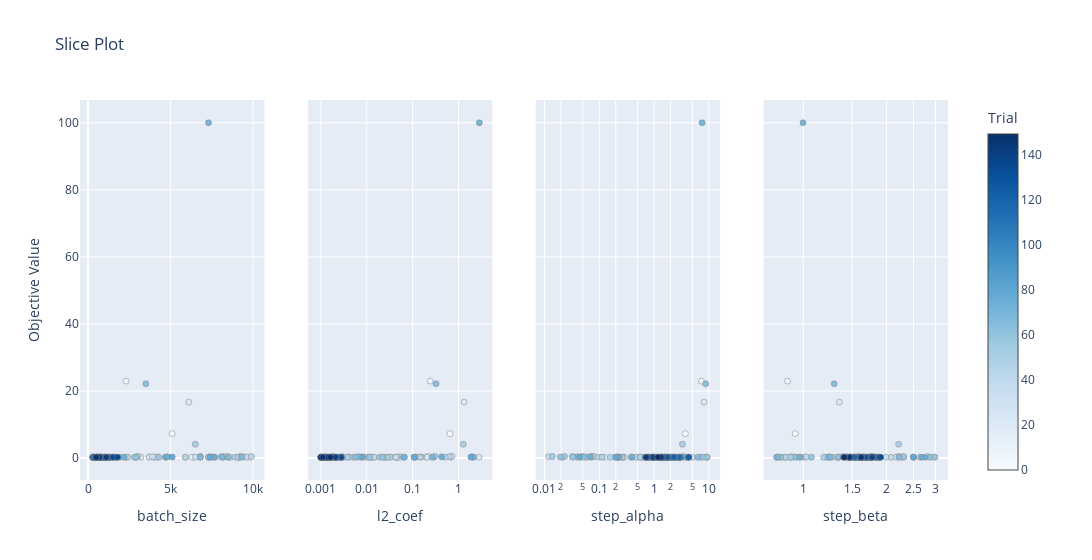

Write notebook code for a chart like this one.
### Markdown cell above
Визуализируйте результаты оптимизации с помощью `optuna.visualization.plot_slice`.

### Code cell
from optuna.visualization import plot_slice

plot_slice(study, target = my_clipper)

### Figure 1 — Plotly figure (JSON) as saved in the notebook; plotly's stock layout.template omitted (floating-point values rounded to 4 significant figures; data arrays with more than 128 entries replaced by an {"elided": "..."} marker saying what was removed)
{"data": [{"marker": {"color": {"elided": "149 int values"}, "colorbar": {"title": {"text": "Trial"}, "x": 1, "xpad": 40}, "colorscale": [[0, "rgb(247,251,255)"], [0.125, "rgb(222,235,247)"], [0.25, "rgb(198,219,239)"], [0.375, "rgb(158,202,225)"], [0.5, "rgb(107,174,214)"], [0.625, "rgb(66,146,198)"], [0.75, "rgb(33,113,181)"], [0.875, "rgb(8,81,156)"], [1, "rgb(8,48,107)"]], "line": {"color": "Grey", "width": 0.5}, "showscale": true}, "mode": "markers", "name": "Feasible Trial", "showlegend": false, "type": "scatter", "x": {"elided": "149 int values"}, "xaxis": "x", "y": {"elided": "149 float values"}, "yaxis": "y"}, {"marker": {"color": {"elided": "149 int values"}, "colorbar": {"title": {"text": "Trial"}, "x": 1, "xpad": 40}, "colorscale": [[0, "rgb(247,251,255)"], [0.125, "rgb(222,235,247)"], [0.25, "rgb(198,219,239)"], [0.375, "rgb(158,202,225)"], [0.5, "rgb(107,174,214)"], [0.625, "rgb(66,146,198)"], [0.75, "rgb(33,113,181)"], [0.875, "rgb(8,81,156)"], [1, "rgb(8,48,107)"]], "line": {"color": "Grey", "width": 0.5}, "showscale": false}, "mode": "markers", "name": "Feasible Trial", "showlegend": false, "type": "scatter", "x": {"elided": "149 float values"}, "xaxis": "x2", "y": {"elided": "149 float values"}, "yaxis": "y2"}, {"marker": {"color": {"elided": "149 int values"}, "colorbar": {"title": {"text": "Trial"}, "x": 1, "xpad": 40}, "colorscale": [[0, "rgb(247,251,255)"], [0.125, "rgb(222,235,247)"], [0.25, "rgb(198,219,239)"], [0.375, "rgb(158,202,225)"], [0.5, "rgb(107,174,214)"], [0.625, "rgb(66,146,198)"], [0.75, "rgb(33,113,181)"], [0.875, "rgb(8,81,156)"], [1, "rgb(8,48,107)"]], "line": {"color": "Grey", "width": 0.5}, "showscale": false}, "mode": "markers", "name": "Feasible Trial", "showlegend": false, "type": "scatter", "x": {"elided": "149 float values"}, "xaxis": "x3", "y": {"elided": "149 float values"}, "yaxis": "y3"}, {"marker": {"color": {"elided": "149 int values"}, "colorbar": {"title": {"text": "Trial"}, "x": 1, "xpad": 40}, "colorscale": [[0, "rgb(247,251,255)"], [0.125, "rgb(222,235,247)"], [0.25, "rgb(198,219,239)"], [0.375, "rgb(158,202,225)"], [0.5, "rgb(107,174,214)"], [0.625, "rgb(66,146,198)"], [0.75, "rgb(33,113,181)"], [0.875, "rgb(8,81,156)"], [1, "rgb(8,48,107)"]], "line": {"color": "Grey", "width": 0.5}, "showscale": false}, "mode": "markers", "name": "Feasible Trial", "showlegend": false, "type": "scatter", "x": {"elided": "149 float values"}, "xaxis": "x4", "y": {"elided": "149 float values"}, "yaxis": "y4"}], "layout": {"title": {"text": "Slice Plot"}, "width": 1200, "xaxis": {"anchor": "y", "domain": [0, 0.2125], "title": {"text": "batch_size"}}, "xaxis2": {"anchor": "y2", "domain": [0.2625, 0.475], "title": {"text": "l2_coef"}, "type": "log"}, "xaxis3": {"anchor": "y3", "domain": [0.525, 0.7375], "title": {"text": "step_alpha"}, "type": "log"}, "xaxis4": {"anchor": "y4", "domain": [0.7875, 1], "title": {"text": "step_beta"}, "type": "log"}, "yaxis": {"anchor": "x", "domain": [0, 1], "title": {"text": "Objective Value"}}, "yaxis2": {"anchor": "x2", "domain": [0, 1], "matches": "y", "showticklabels": false}, "yaxis3": {"anchor": "x3", "domain": [0, 1], "matches": "y", "showticklabels": false}, "yaxis4": {"anchor": "x4", "domain": [0, 1], "matches": "y", "showticklabels": false}}}
